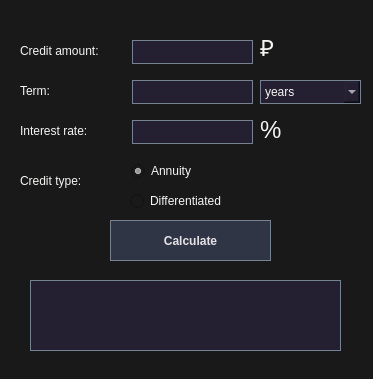
<?xml version="1.0" encoding="UTF-8"?>
<ui version="4.0">
 <class>CreditCalculatorWindow</class>
 <widget class="QDialog" name="CreditCalculatorWindow">
  <property name="geometry">
   <rect>
    <x>0</x>
    <y>0</y>
    <width>373</width>
    <height>379</height>
   </rect>
  </property>
  <property name="windowTitle">
   <string>Credit calculator</string>
  </property>
  <widget class="QWidget" name="widget" native="true">
   <property name="geometry">
    <rect>
     <x>0</x>
     <y>0</y>
     <width>411</width>
     <height>431</height>
    </rect>
   </property>
   <property name="styleSheet">
    <string notr="true">background-color: rgb(25, 25, 25);</string>
   </property>
   <widget class="QLineEdit" name="termLineEdit">
    <property name="geometry">
     <rect>
      <x>132</x>
      <y>80</y>
      <width>121</width>
      <height>24</height>
     </rect>
    </property>
    <property name="styleSheet">
     <string notr="true">color: rgb(246, 245, 244);
background-color: rgb(36, 31, 49);
border-style: solid;
border-color: rgb(118, 130, 144);
	border-width: 1px;
    border-radius: 0px;</string>
    </property>
   </widget>
   <widget class="QRadioButton" name="radioButtonAnnuity">
    <property name="geometry">
     <rect>
      <x>131</x>
      <y>160</y>
      <width>121</width>
      <height>22</height>
     </rect>
    </property>
    <property name="styleSheet">
     <string notr="true">color: rgb(246, 245, 244);
</string>
    </property>
    <property name="text">
     <string>Annuity</string>
    </property>
    <property name="checked">
     <bool>true</bool>
    </property>
   </widget>
   <widget class="QLabel" name="interestRateLabel">
    <property name="geometry">
     <rect>
      <x>20</x>
      <y>120</y>
      <width>91</width>
      <height>21</height>
     </rect>
    </property>
    <property name="styleSheet">
     <string notr="true">color: rgb(246, 245, 244)</string>
    </property>
    <property name="text">
     <string>Interest rate:</string>
    </property>
   </widget>
   <widget class="QLabel" name="creditTypeLabel">
    <property name="geometry">
     <rect>
      <x>20</x>
      <y>170</y>
      <width>91</width>
      <height>21</height>
     </rect>
    </property>
    <property name="styleSheet">
     <string notr="true">color: rgb(246, 245, 244)</string>
    </property>
    <property name="text">
     <string>Credit type:</string>
    </property>
   </widget>
   <widget class="QRadioButton" name="radioButtonDifferentiated">
    <property name="geometry">
     <rect>
      <x>130</x>
      <y>190</y>
      <width>121</width>
      <height>22</height>
     </rect>
    </property>
    <property name="styleSheet">
     <string notr="true">color: rgb(246, 245, 244)</string>
    </property>
    <property name="text">
     <string>Differentiated</string>
    </property>
   </widget>
   <widget class="QLineEdit" name="creditAmountLineEdit">
    <property name="geometry">
     <rect>
      <x>132</x>
      <y>40</y>
      <width>121</width>
      <height>24</height>
     </rect>
    </property>
    <property name="styleSheet">
     <string notr="true">color: rgb(246, 245, 244);
background-color: rgb(36, 31, 49);
border-style: solid;
border-color: rgb(118, 130, 144);
	border-width: 1px;
    border-radius: 0px;</string>
    </property>
    <property name="maxLength">
     <number>255</number>
    </property>
   </widget>
   <widget class="QLabel" name="creditAmountLabel">
    <property name="geometry">
     <rect>
      <x>20</x>
      <y>40</y>
      <width>91</width>
      <height>21</height>
     </rect>
    </property>
    <property name="styleSheet">
     <string notr="true">color: rgb(246, 245, 244)</string>
    </property>
    <property name="text">
     <string>Credit amount:</string>
    </property>
   </widget>
   <widget class="QLabel" name="termLabel">
    <property name="geometry">
     <rect>
      <x>20</x>
      <y>80</y>
      <width>91</width>
      <height>21</height>
     </rect>
    </property>
    <property name="styleSheet">
     <string notr="true">color: rgb(246, 245, 244)</string>
    </property>
    <property name="text">
     <string>Term:</string>
    </property>
   </widget>
   <widget class="QLineEdit" name="interestRateLineEdit">
    <property name="geometry">
     <rect>
      <x>132</x>
      <y>120</y>
      <width>121</width>
      <height>24</height>
     </rect>
    </property>
    <property name="styleSheet">
     <string notr="true">color: rgb(246, 245, 244);
background-color: rgb(36, 31, 49);
border-style: solid;
border-color: rgb(118, 130, 144);
	border-width: 1px;
    border-radius: 0px;</string>
    </property>
   </widget>
   <widget class="QPushButton" name="calculatePushButton">
    <property name="geometry">
     <rect>
      <x>110</x>
      <y>220</y>
      <width>161</width>
      <height>41</height>
     </rect>
    </property>
    <property name="styleSheet">
     <string notr="true">    background-color: rgb(48, 53, 70);
    color: rgb(228, 226, 230);
    font-weight: bold;
border-style: solid;
border-color: rgb(118, 130, 144);
	border-width: 1px;
    border-radius: 0px;</string>
    </property>
    <property name="text">
     <string>Calculate</string>
    </property>
   </widget>
   <widget class="QLabel" name="calculationResultLabel">
    <property name="geometry">
     <rect>
      <x>30</x>
      <y>280</y>
      <width>311</width>
      <height>71</height>
     </rect>
    </property>
    <property name="styleSheet">
     <string notr="true">color: rgb(246, 245, 244);
background-color: rgb(36, 31, 49);
border-style: solid;
border-color: rgb(118, 130, 144);
	border-width: 1px;
    border-radius: 0px;</string>
    </property>
    <property name="text">
     <string/>
    </property>
   </widget>
   <widget class="QComboBox" name="termTimeTypeComboBox">
    <property name="geometry">
     <rect>
      <x>260</x>
      <y>80</y>
      <width>101</width>
      <height>24</height>
     </rect>
    </property>
    <property name="minimumSize">
     <size>
      <width>0</width>
      <height>21</height>
     </size>
    </property>
    <property name="styleSheet">
     <string notr="true">background-color: rgb(36, 31, 49);
color: rgb(246, 245, 244);
border-style: solid;
border-color: rgb(118, 130, 144);
	border-width: 1px;
    border-radius: 0px;</string>
    </property>
    <item>
     <property name="text">
      <string>years</string>
     </property>
    </item>
    <item>
     <property name="text">
      <string>months</string>
     </property>
    </item>
   </widget>
   <widget class="QLabel" name="label">
    <property name="geometry">
     <rect>
      <x>260</x>
      <y>120</y>
      <width>21</width>
      <height>20</height>
     </rect>
    </property>
    <property name="font">
     <font>
      <pointsize>18</pointsize>
     </font>
    </property>
    <property name="styleSheet">
     <string notr="true">color: rgb(246, 245, 244);</string>
    </property>
    <property name="text">
     <string>%</string>
    </property>
   </widget>
   <widget class="QLabel" name="label_2">
    <property name="geometry">
     <rect>
      <x>260</x>
      <y>40</y>
      <width>16</width>
      <height>16</height>
     </rect>
    </property>
    <property name="font">
     <font>
      <pointsize>18</pointsize>
     </font>
    </property>
    <property name="styleSheet">
     <string notr="true">color: rgb(246, 245, 244);
</string>
    </property>
    <property name="text">
     <string>₽</string>
    </property>
   </widget>
  </widget>
 </widget>
 <tabstops>
  <tabstop>creditAmountLineEdit</tabstop>
  <tabstop>termLineEdit</tabstop>
  <tabstop>interestRateLineEdit</tabstop>
  <tabstop>termTimeTypeComboBox</tabstop>
  <tabstop>radioButtonAnnuity</tabstop>
  <tabstop>radioButtonDifferentiated</tabstop>
  <tabstop>calculatePushButton</tabstop>
 </tabstops>
 <resources/>
 <connections/>
</ui>
